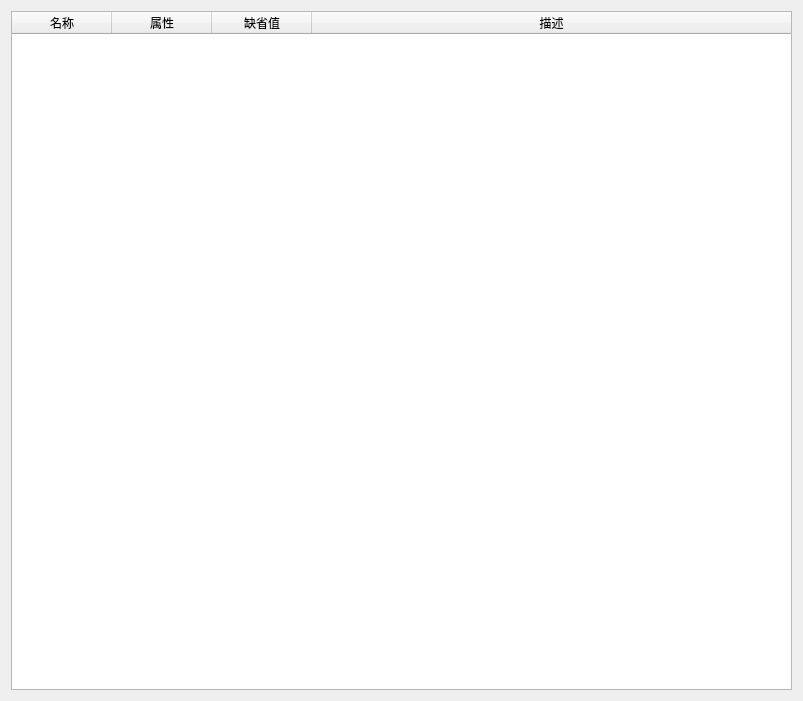
<?xml version="1.0" encoding="UTF-8"?>
<ui version="4.0">
 <class>CSoftYBWnd</class>
 <widget class="QWidget" name="CSoftYBWnd">
  <property name="geometry">
   <rect>
    <x>0</x>
    <y>0</y>
    <width>803</width>
    <height>701</height>
   </rect>
  </property>
  <property name="windowTitle">
   <string>Form</string>
  </property>
  <layout class="QVBoxLayout" name="verticalLayout">
   <item>
    <widget class="QTableWidget" name="m_tableWidget">
     <property name="selectionMode">
      <enum>QAbstractItemView::SingleSelection</enum>
     </property>
     <property name="selectionBehavior">
      <enum>QAbstractItemView::SelectRows</enum>
     </property>
     <attribute name="horizontalHeaderStretchLastSection">
      <bool>true</bool>
     </attribute>
     <column>
      <property name="text">
       <string>名称</string>
      </property>
     </column>
     <column>
      <property name="text">
       <string>属性</string>
      </property>
     </column>
     <column>
      <property name="text">
       <string>缺省值</string>
      </property>
     </column>
     <column>
      <property name="text">
       <string>描述</string>
      </property>
     </column>
    </widget>
   </item>
  </layout>
 </widget>
 <resources/>
 <connections/>
</ui>
